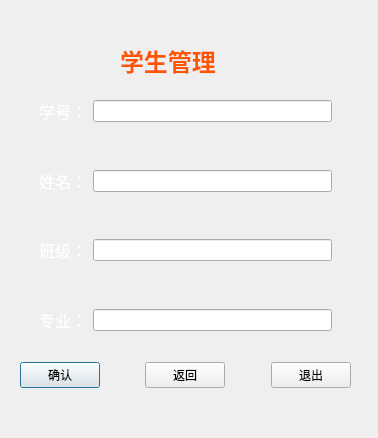
<?xml version="1.0" encoding="UTF-8"?>
<ui version="4.0">
 <class>addStudent</class>
 <widget class="QDialog" name="addStudent">
  <property name="geometry">
   <rect>
    <x>0</x>
    <y>0</y>
    <width>378</width>
    <height>438</height>
   </rect>
  </property>
  <property name="windowTitle">
   <string>添加学生信息</string>
  </property>
  <property name="windowIcon">
   <iconset resource="a.qrc">
    <normaloff>:/new/prefix1/image/gaitubao_sa_png.png</normaloff>:/new/prefix1/image/gaitubao_sa_png.png</iconset>
  </property>
  <widget class="QWidget" name="widget_7" native="true">
   <property name="geometry">
    <rect>
     <x>10</x>
     <y>20</y>
     <width>351</width>
     <height>401</height>
    </rect>
   </property>
   <widget class="QLabel" name="label_5">
    <property name="geometry">
     <rect>
      <x>110</x>
      <y>20</y>
      <width>131</width>
      <height>41</height>
     </rect>
    </property>
    <property name="text">
     <string>&lt;html&gt;&lt;head/&gt;&lt;body&gt;&lt;p&gt;&lt;span style=&quot; font-size:18pt; font-weight:600; color:#ff5500;&quot;&gt;学生管理&lt;/span&gt;&lt;/p&gt;&lt;/body&gt;&lt;/html&gt;</string>
    </property>
   </widget>
   <widget class="QWidget" name="widget_5" native="true">
    <property name="geometry">
     <rect>
      <x>20</x>
      <y>70</y>
      <width>311</width>
      <height>251</height>
     </rect>
    </property>
    <layout class="QVBoxLayout" name="verticalLayout">
     <item>
      <widget class="QWidget" name="widget" native="true">
       <layout class="QHBoxLayout" name="horizontalLayout">
        <item>
         <widget class="QLabel" name="label">
          <property name="text">
           <string>&lt;html&gt;&lt;head/&gt;&lt;body&gt;&lt;p&gt;&lt;span style=&quot; font-size:12pt; color:#ffffff;&quot;&gt;学号：&lt;/span&gt;&lt;/p&gt;&lt;/body&gt;&lt;/html&gt;</string>
          </property>
         </widget>
        </item>
        <item>
         <widget class="QLineEdit" name="student_num"/>
        </item>
       </layout>
      </widget>
     </item>
     <item>
      <spacer name="verticalSpacer">
       <property name="orientation">
        <enum>Qt::Vertical</enum>
       </property>
       <property name="sizeHint" stdset="0">
        <size>
         <width>20</width>
         <height>40</height>
        </size>
       </property>
      </spacer>
     </item>
     <item>
      <widget class="QWidget" name="widget_2" native="true">
       <layout class="QHBoxLayout" name="horizontalLayout_2">
        <item>
         <widget class="QLabel" name="label_2">
          <property name="text">
           <string>&lt;html&gt;&lt;head/&gt;&lt;body&gt;&lt;p&gt;&lt;span style=&quot; font-size:12pt; color:#ffffff;&quot;&gt;姓名：&lt;/span&gt;&lt;/p&gt;&lt;/body&gt;&lt;/html&gt;</string>
          </property>
         </widget>
        </item>
        <item>
         <widget class="QLineEdit" name="student_name"/>
        </item>
       </layout>
      </widget>
     </item>
     <item>
      <spacer name="verticalSpacer_2">
       <property name="orientation">
        <enum>Qt::Vertical</enum>
       </property>
       <property name="sizeHint" stdset="0">
        <size>
         <width>20</width>
         <height>40</height>
        </size>
       </property>
      </spacer>
     </item>
     <item>
      <widget class="QWidget" name="widget_3" native="true">
       <layout class="QHBoxLayout" name="horizontalLayout_3">
        <item>
         <widget class="QLabel" name="label_3">
          <property name="text">
           <string>&lt;html&gt;&lt;head/&gt;&lt;body&gt;&lt;p&gt;&lt;span style=&quot; font-size:12pt; color:#ffffff;&quot;&gt;班级：&lt;/span&gt;&lt;/p&gt;&lt;/body&gt;&lt;/html&gt;</string>
          </property>
         </widget>
        </item>
        <item>
         <widget class="QLineEdit" name="student_class"/>
        </item>
       </layout>
      </widget>
     </item>
     <item>
      <spacer name="verticalSpacer_3">
       <property name="orientation">
        <enum>Qt::Vertical</enum>
       </property>
       <property name="sizeHint" stdset="0">
        <size>
         <width>20</width>
         <height>40</height>
        </size>
       </property>
      </spacer>
     </item>
     <item>
      <widget class="QWidget" name="widget_4" native="true">
       <layout class="QHBoxLayout" name="horizontalLayout_4">
        <item>
         <widget class="QLabel" name="label_4">
          <property name="text">
           <string>&lt;html&gt;&lt;head/&gt;&lt;body&gt;&lt;p&gt;&lt;span style=&quot; font-size:12pt; color:#ffffff;&quot;&gt;专业：&lt;/span&gt;&lt;/p&gt;&lt;/body&gt;&lt;/html&gt;</string>
          </property>
         </widget>
        </item>
        <item>
         <widget class="QLineEdit" name="student_major"/>
        </item>
       </layout>
      </widget>
     </item>
    </layout>
   </widget>
   <widget class="QWidget" name="widget_6" native="true">
    <property name="geometry">
     <rect>
      <x>10</x>
      <y>330</y>
      <width>331</width>
      <height>50</height>
     </rect>
    </property>
    <layout class="QHBoxLayout" name="horizontalLayout_5">
     <item>
      <widget class="QPushButton" name="btn_Confirm">
       <property name="text">
        <string>确认</string>
       </property>
      </widget>
     </item>
     <item>
      <spacer name="horizontalSpacer">
       <property name="orientation">
        <enum>Qt::Horizontal</enum>
       </property>
       <property name="sizeHint" stdset="0">
        <size>
         <width>40</width>
         <height>20</height>
        </size>
       </property>
      </spacer>
     </item>
     <item>
      <widget class="QPushButton" name="btn_back">
       <property name="text">
        <string>返回</string>
       </property>
      </widget>
     </item>
     <item>
      <spacer name="horizontalSpacer_2">
       <property name="orientation">
        <enum>Qt::Horizontal</enum>
       </property>
       <property name="sizeHint" stdset="0">
        <size>
         <width>40</width>
         <height>20</height>
        </size>
       </property>
      </spacer>
     </item>
     <item>
      <widget class="QPushButton" name="btn_close">
       <property name="text">
        <string>退出</string>
       </property>
      </widget>
     </item>
    </layout>
   </widget>
  </widget>
 </widget>
 <resources>
  <include location="a.qrc"/>
 </resources>
 <connections/>
</ui>
